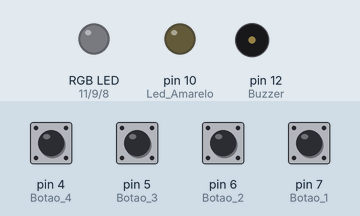
This sketch was run on a simulated Arduino Uno, built with avr-gcc and run on an emulated ATmega328P. Parts: an RGB LED mixed from three pins (HIGH = lit), output pins drawn as LEDs (lit = HIGH), buzzer (waves = sounding). The inputs (shaded band) are chosen by the test bench; at power-on: pin 4 (Botao_4), pin 5 (Botao_3), pin 6 (Botao_2), pin 7 (Botao_1) LOW.

Above: at 1.2 s.
1.3 s: pin 5 (Botao_3) pulled HIGH for 0.15 s
At 1.8 s:
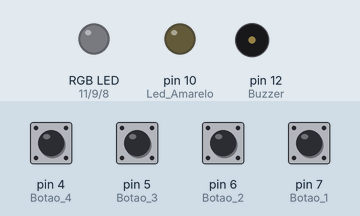
3.0 s: pin 4 (Botao_4) pulled HIGH for 0.15 s
At 4.3 s:
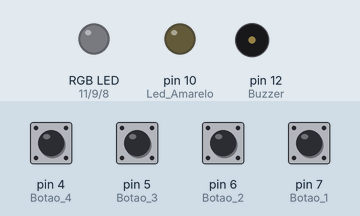
4.7 s: pin 6 (Botao_2) pulled HIGH for 0.15 s
At 5.6 s:
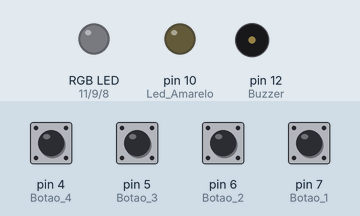
6.4 s: pin 7 (Botao_1) pulled HIGH for 0.15 s
At 6.9 s:
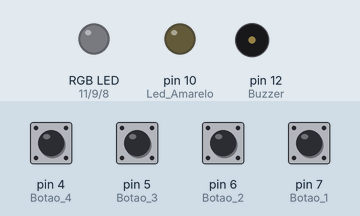
8.1 s: pin 4 (Botao_4) pulled HIGH for 0.15 s
At 9.4 s:
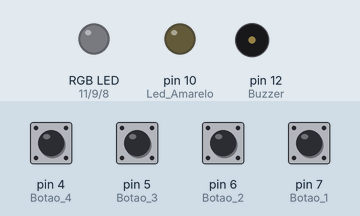
9.8 s: pin 5 (Botao_3) pulled HIGH for 1 s
At 10.4 s:
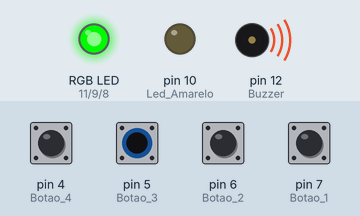
Timing chart, 0 to 12.8 s (numbered marks = the images above; inputs shaded):
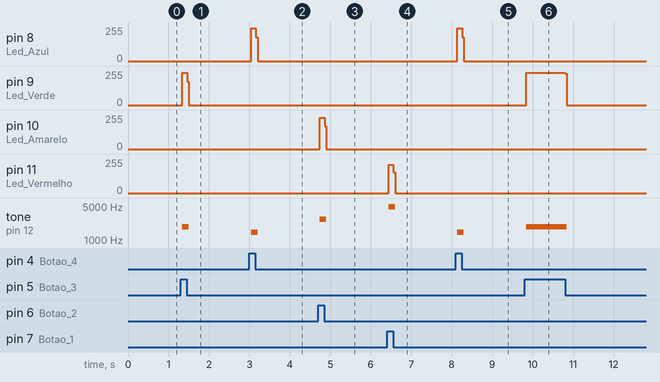

The sketch:

Piano.ino
```cpp
int Led_Vermelho = 11;  //LED Vermelho conectado ao pino 11
int Led_Amarelo = 10;   //LED Amarelo conectado ao pino 10
int Led_Verde = 9;      //LED Verde conectado ao pino 9
int Led_Azul = 8;       //LED Azul conectado ao pino 8
int Botao_1 = 7;        //Botão 1 conectado ao pino 7
int Botao_2 = 6;        //Botão 1 conectado ao pino 6
int Botao_3 = 5;        //Botão 1 conectado ao pino 5
int Botao_4 = 4;        //Botão 1 conectado ao pino 4
int Estado_Botao_1 = 0; //Variável para armazenar estado do botão 1
int Estado_Botao_2 = 0; //Variável para armazenar estado do botão 2
int Estado_Botao_3 = 0; //Variável para armazenar estado do botão 3
int Estado_Botao_4 = 0; //Variável para armazenar estado do botão 4
int Nota = 0;           //Variável para armazenar a nota musical
int Buzzer = 12;        //Buzzer conectado ao pino 12

void setup()
{
  pinMode(Led_Vermelho, OUTPUT);  //Pino 7 do arduino como saída
  pinMode(Led_Amarelo, OUTPUT);   //Pino 6 do arduino como saída
  pinMode(Led_Verde, OUTPUT);     //Pino 5 do arduino como saída
  pinMode(Led_Azul, OUTPUT);      //Pino 4 do arduino como saída
  pinMode(Botao_1, INPUT);        //Pino 3 do arduino como entrada
  pinMode(Botao_2, INPUT);        //Pino 2 do arduino como entrada
  pinMode(Botao_3, INPUT);        //Pino 1 do arduino como entrada
  pinMode(Botao_4, INPUT);        //Pino 0 do arduino como entrada
  pinMode(Buzzer, OUTPUT);        //Pino 11 do arduino como saída
}

void loop()
{
  Estado_Botao_1 = digitalRead(Botao_1); //Lê o estado do botão 1
  Estado_Botao_2 = digitalRead(Botao_2); //Lê o estado do botão 2
  Estado_Botao_3 = digitalRead(Botao_3); //Lê o estado do botão 3
  Estado_Botao_4 = digitalRead(Botao_4); //Lê o estado do botão 4

  if(Estado_Botao_1 && !Estado_Botao_2 && !Estado_Botao_3 && !Estado_Botao_4)
  {
    Nota = 80;
    digitalWrite(Led_Vermelho, HIGH);
  }

  if(!Estado_Botao_1 && Estado_Botao_2 && !Estado_Botao_3 && !Estado_Botao_4)
  {
    Nota = 160;
    digitalWrite(Led_Amarelo, HIGH);
  }

  if(!Estado_Botao_1 && !Estado_Botao_2 && Estado_Botao_3 && !Estado_Botao_4)
  {
    Nota = 240;
    digitalWrite(Led_Verde, HIGH);
  }

 if(!Estado_Botao_1 && !Estado_Botao_2 && !Estado_Botao_3 && Estado_Botao_4)
 {
    Nota = 320;
    digitalWrite(Led_Azul, HIGH);
 }

 if (Nota > 0) //LED Vermelho conectado ao pino 7
 {
  digitalWrite(Buzzer, HIGH);
  delayMicroseconds(Nota);
  digitalWrite(Buzzer, LOW);
  delayMicroseconds(Nota);
  Nota = 0;
  digitalWrite(Led_Vermelho, LOW);
  digitalWrite(Led_Amarelo, LOW);
  digitalWrite(Led_Verde, LOW);
  digitalWrite(Led_Azul, LOW);
 }
}
```

Measured:
- after the input at 1.3 s, pin 9 (Led_Verde): 0/255 → 241/255 at once, → 0/255 0.12 s later; tone on pin 12 (Buzzer): silent → 1885 Hz at once, → silent 0.16 s later
- after the input at 3.0 s, pin 8 (Led_Azul): 0/255 → 245/255 at once, → 0/255 0.12 s later; tone on pin 12 (Buzzer): silent → 1451 Hz at once, → silent 0.16 s later
- after the input at 4.7 s, pin 10 (Led_Amarelo): 0/255 → 233/255 at once, → 0/255 0.12 s later; tone on pin 12 (Buzzer): silent → 2701 Hz at once, → silent 0.16 s later
- after the input at 6.4 s, pin 11 (Led_Vermelho): 0/255 → 211/255 at once, → 0/255 0.12 s later; tone on pin 12 (Buzzer): silent → 4780 Hz at once, → silent 0.16 s later
- after the input at 8.1 s, pin 8 (Led_Azul): 0/255 → 245/255 at once, → 0/255 0.12 s later; tone on pin 12 (Buzzer): silent → 1451 Hz at once, → silent 0.16 s later
- after the input at 9.8 s, pin 9 (Led_Verde): 0/255 → 241/255 at once, → 0/255 0.96 s later; tone on pin 12 (Buzzer): silent → 1885 Hz at once, → silent 1.0 s later
